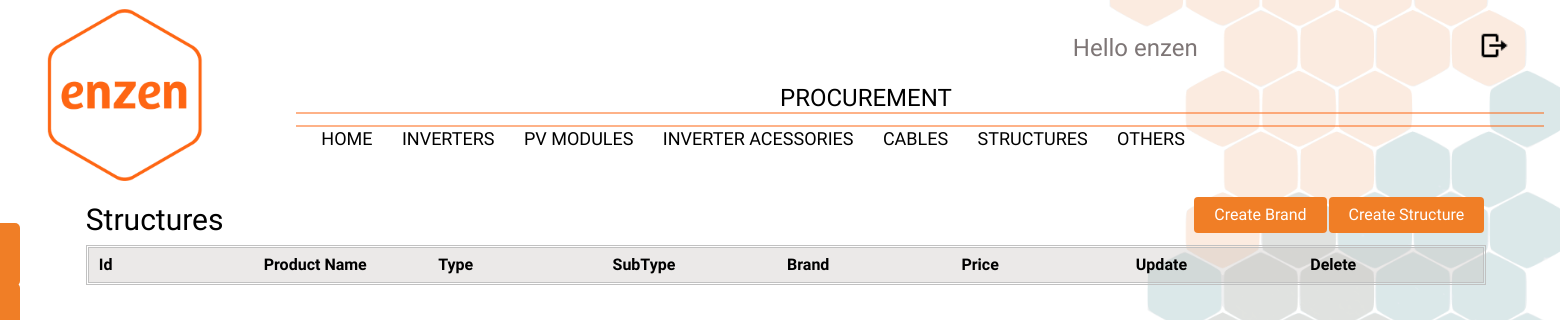
The app's page /structures/ (signed in), older data.
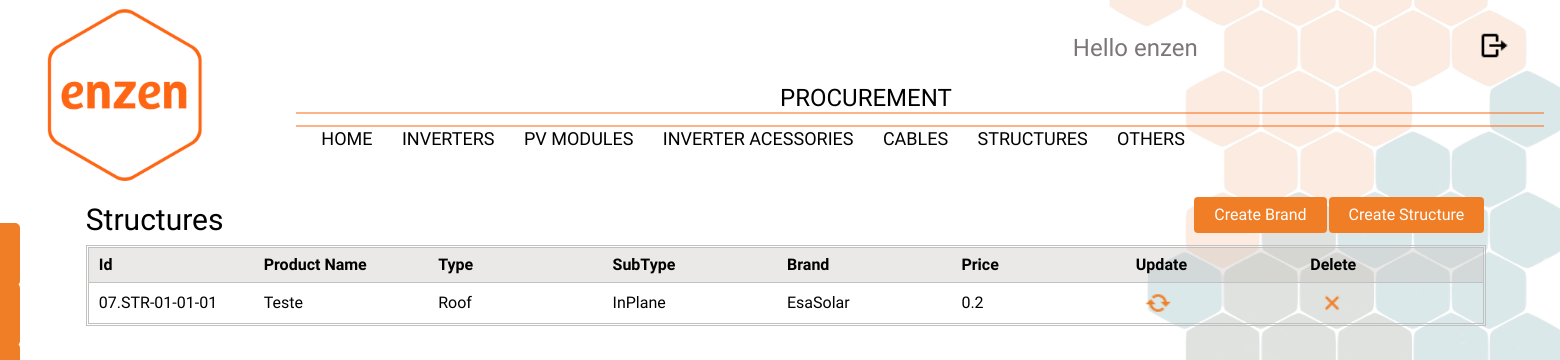
The same page, newer data.
### procurement/models.py (models this page shows, shortened)
class structures(models.Model):
    structures_id = models.CharField(max_length=50, default='07.STR-01')
    type = models.ForeignKey(type_structure, on_delete=models.SET_NULL, blank=True, null=True, related_name='type_estrutura')
    subtype = models.ForeignKey(subtype_structure, on_delete=models.SET_NULL, blank=True, null=True, related_name='subtype_estrutura')
    brand = models.ForeignKey(brand_structures,on_delete=models.SET_NULL,blank=True,null=True, related_name='marcas_estrutura')
    product_name = models.CharField(max_length=50)
    price = models.CharField(max_length=50)
    payment_conditions = models.TextField()

class type_structure(models.Model):
    type_id = models.CharField(max_length=50)
    type = models.CharField(max_length=100)
    def __str__(self):
        return self.type

class subtype_structure(models.Model):
    subtype_id = models.CharField(max_length=20)
    subtype = models.CharField(max_length=80)
    type_structure = models.ForeignKey(type_structure,on_delete=models.SET_NULL,blank=True,null=True,related_name='tipo_estrutura')
    def __str__(self):
        return self.subtype

class brand_structures(models.Model):
    brand_id = models.CharField(max_length=10)
    name = models.CharField(max_length=50)
    link = models.CharField(max_length=150)
    vendor_name = models.CharField(max_length=100)
    vendor_contact = models.CharField(max_length=100)
    vendor_email = models.CharField(max_length=100)
    def __str__(self):
        return self.name

### procurement/views.py (the view)
# urls.py: path('structures/',views.structure,name='structures'),
@login_required(login_url='/login')
def structure(request):
    parts = structures.objects.all()
    return render(request,'Procurement/procurement_part/structures.html',{'structures':parts})

### templates/Procurement/procurement_part/structures.html (shortened to what this page needs)
{% extends "Procurement/base.html" %}
{% block content %}
    <div class="top_creation">
        <h1 class="tittle_component">Structures</h1>
        <a href="{% url 'O_and_M:create_structures' %}" class="bottons2">Create Structure</a>
        <a href="{% url 'O_and_M:structures_brand' %}" class="bottons2">Create Brand</a>
    </div>
    <br></br>
    <div class="table123">
    <table id="myTable2">
    <tr>
        <th onclick="sortTable(0)">Id</th>
        <th onclick="sortTable(1)">Product Name</th>
        <th onclick="sortTable(2)">Type</th>
        <th onclick="sortTable(2)">SubType</th>
        <th onclick="sortTable(3)">Brand</th>
        <th onclick="sortTable2(5)">Price</th>
        <th>Update</th>
        <th>Delete</th>
    </tr>
    {% for i in structures %}
    <tr>
        <td><a href="#">{{ i.structures_id }}</a></td>
        <td>{{ i.product_name }}</td>
        <td>{{ i.type }}</td>
        <td>{{ i.subtype }}</td>
        <td>{{ i.brand }}</td>
        <td>{{ i.price }}</td>
        <td><a href="#" class="part_creation2"><img class="reboot_icon"/></a></td>
        <td><a href="{% url 'O_and_M:delete_structures' i.id %}" class="part_creation2"><img class="delete_icon"/></a></td>
    </tr>
    {% endfor %}
</table>
    </div>
{% endblock %}

### templates/Procurement/base.html (shortened to what this page needs)
{% load static %}
{% load static %}
<!DOCTYPE html>
<html>
<head>
    <link href="{% static 'procurement.css' %}" rel="stylesheet">
    <script src="https://cdn.tailwindcss.com"></script>
</head>
<body style="background-image: url('{% static "Fundo.png"%}');background-attachment: fixed;background-size: cover;background-position: center center;">
<div style="width: auto; height: auto; overflow: hidden; background: transparent; background-attachment: fixed;background-size: cover;background-position: center center;">
    <svg width="80%" height="15" viewBox="0 0 1219 15" fill="none" xmlns="http://www.w3.org/2000/svg" style="position: absolute; left: 296px; top: 14%;" preserveAspectRatio="none">
        <path d="M1219 14H0M1219 1L0 1" stroke="#FE6613"></path></svg>
    <p style="width: 346px;  height:66px; position: absolute;font-family: Josefin Sans,serif; left: 50%; top: 10%; font-size: 24px; font-weight: 200; text-align: left; color: #000;">
        PROCUREMENT
    </p>
      <div id="box_total" >
          <img src="{% static 'LOGO.png' %}" style="width: 16%; height: auto; top: 0px;"/>
          <p style="width: 80%; margin-top:8%; font-size: 18px; font-weight: 300; text-align: left; color: #000;margin-left:3%;">
              <a href="/" style="font-family: Josefin Sans,serif">HOME</a>
              <a href="/inverters/" style="font-family: Josefin Sans,serif">INVERTERS</a>
              <a href="/pv_modules/" style="font-family: Josefin Sans,serif">PV MODULES</a>
              <a href="/inverter_acessories/" style="font-family: Josefin Sans,serif">INVERTER ACESSORIES</a>
              <a href="/cables/" style="font-family: Josefin Sans,serif">CABLES</a>
              <a href="/structures/" style="font-family: Josefin Sans,serif">STRUCTURES</a>
              <a href="/others/" style="font-family: Josefin Sans,serif">OTHERS</a>
            </p>
        </div>
      <p style="width: 222px;    font-family: Josefin Sans, sans-serif; height: 51px; position: absolute; right: 17%; top: 30px; font-size: 24px; font-weight: 200; text-align: left; color: #7e7676;">
      Hello {{ user }}
      <div id="mySidenav" class="sidenav">
        <a href="/brands" id="about">Brands</a>
        <a href="/vendors" id="blog">Vendor</a>
      </div>
      </p>
      <a href="{% url 'O_and_M:logout' %}" class=""><img
        style="width: 2%; height: auto; position: absolute; right: 3.2%; top: 30px; object-fit: cover;"
      /></a>
<div id="contente">
    {% block content %}
 {% endblock %}
</div>
    </div>
  </body>

### static/procurement.css (style rules this page uses)
html * { -webkit-background-size: cover; -moz-background-size: cover; -o-background-size: cover; background-size: cover; font-family: Josefin Sans, sans-serif; }
#box_total { display: inline-flex; width: 100%; }
#box_total p a { margin-left: 2%; display: inline; position: relative; padding: 0.2em 0; }
#box_total p a::after { content: ''; position: absolute; bottom: 0; left: 0; width: 100%; height: 0.1em; background-color: #f07e26; opacity: 0; transition: opacity 300ms, transform 300ms; }
#box_total p a::after { opacity: 1; transform: scale(0); transform-origin: center; }
#mySidenav a { position: absolute; left: -80px; transition: 0.3s; padding: 18px; width: 100px; text-decoration: none; font-size: 18px; color: white; border-radius: 0 5px 5px 0; margin-top: 13%; font-family: Josefin Sans, sans-serif; }
#about { top: 20px; background-color: #f07e26; }
#blog { top: 80px; background-color: #f07e26; }
#contente { margin-left: 5.5%; }
.table123 { border: 1px solid #C1C1C1; display: inline-block; padding: 1px; width:95%; }
#myTable2, th { border-bottom: 1px solid #C1C1C1; text-align: left; font-family: Josefin Sans, sans-serif; }
th { background-color: rgb(188,182,180,0.3); }
#myTable2 { border: 1px solid #C1C1C1; font-family: Josefin Sans, sans-serif; }
#myTable2 { width : 100%; table-layout: fixed; font-family: Josefin Sans, sans-serif; }
th, td { padding-bottom: 5px; padding-top:5px; font-family: Josefin Sans, sans-serif; }
td:nth-child(1),th:nth-child(1) { padding-left: 10px; }
.top_creation { width: 95%; }
.tittle_component { float:left; font-size: 30px; font-family: Josefin Sans, sans-serif; }
.reboot_icon { width: 30px; transition: transform .7s ease-in-out; margin-left: 4%; }
.delete_icon { width: 30px; transition: transform .3s ease-in-out; margin-left: 4%; }
.bottons2 { background-color: #f07e26; color: white; padding: 6px 20px; border: none; border-radius: 4px; cursor: pointer; float:right; margin-right: 2px; margin-bottom: 1px; font-family: Josefin Sans, sans-serif; transition-duration: 0.4s; -webkit-transition-duration: 0.4s; }

Row changes from the older to the newer data that the page shows:
added structures: structures_id "07.STR-01-01-01", product_name "Teste", type "Roof", subtype "InPlane", brand "EsaSolar", price "0.2"
